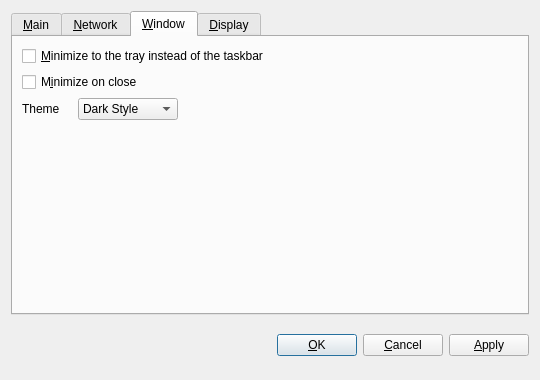
<?xml version="1.0" encoding="UTF-8"?>
<ui version="4.0">
 <class>OptionsDialog</class>
 <widget class="QDialog" name="OptionsDialog">
  <property name="geometry">
   <rect>
    <x>0</x>
    <y>0</y>
    <width>540</width>
    <height>380</height>
   </rect>
  </property>
  <property name="windowTitle">
   <string>Options</string>
  </property>
  <property name="modal">
   <bool>true</bool>
  </property>
  <layout class="QVBoxLayout" name="verticalLayout">
   <item>
    <widget class="QTabWidget" name="tabWidget">
     <property name="tabPosition">
      <enum>QTabWidget::North</enum>
     </property>
     <property name="currentIndex">
      <number>2</number>
     </property>
     <widget class="QWidget" name="tabMain">
      <attribute name="title">
       <string>&amp;Main</string>
      </attribute>
      <layout class="QVBoxLayout" name="verticalLayout_Main">
       <item>
        <widget class="QLabel" name="transactionFeeInfoLabel">
         <property name="text">
          <string>Optional transaction fee per kB that helps make sure your transactions are processed quickly. Most transactions are 1 kB. Fee 0.01 recommended.</string>
         </property>
         <property name="textFormat">
          <enum>Qt::PlainText</enum>
         </property>
         <property name="wordWrap">
          <bool>true</bool>
         </property>
        </widget>
       </item>
       <item>
        <layout class="QHBoxLayout" name="horizontalLayoutFee">
         <item>
          <widget class="QLabel" name="transactionFeeLabel">
           <property name="text">
            <string>Pay transaction &amp;fee</string>
           </property>
           <property name="textFormat">
            <enum>Qt::PlainText</enum>
           </property>
           <property name="buddy">
            <cstring>transactionFee</cstring>
           </property>
          </widget>
         </item>
         <item>
          <widget class="BitcoinAmountField" name="transactionFee"/>
         </item>
         <item>
          <spacer name="horizontalSpacerFee">
           <property name="orientation">
            <enum>Qt::Horizontal</enum>
           </property>
           <property name="sizeHint" stdset="0">
            <size>
             <width>40</width>
             <height>20</height>
            </size>
           </property>
          </spacer>
         </item>
        </layout>
       </item>
       <item>
        <widget class="QLabel" name="reserveBalanceInfoLabel">
         <property name="text">
          <string>Reserved amount does not participate in staking and is therefore spendable at any time.</string>
         </property>
         <property name="textFormat">
          <enum>Qt::PlainText</enum>
         </property>
         <property name="wordWrap">
          <bool>true</bool>
         </property>
        </widget>
       </item>
       <item>
        <layout class="QHBoxLayout" name="horizontalLayoutReserveBalance">
         <item>
          <widget class="QLabel" name="reserveBalanceLabel">
           <property name="text">
            <string>Reserve</string>
           </property>
           <property name="textFormat">
            <enum>Qt::PlainText</enum>
           </property>
           <property name="buddy">
            <cstring>reserveBalance</cstring>
           </property>
          </widget>
         </item>
         <item>
          <widget class="BitcoinAmountField" name="reserveBalance"/>
         </item>
         <item>
          <spacer name="horizontalSpacerReserveBalance">
           <property name="orientation">
            <enum>Qt::Horizontal</enum>
           </property>
           <property name="sizeHint" stdset="0">
            <size>
             <width>40</width>
             <height>20</height>
            </size>
           </property>
          </spacer>
         </item>
        </layout>
       </item>
       <item>
        <widget class="QCheckBox" name="bitcoinAtStartup">
         <property name="toolTip">
          <string>Automatically start Raven after logging in to the system.</string>
         </property>
         <property name="text">
          <string>&amp;Start Raven on system login</string>
         </property>
        </widget>
       </item>
       <item>
        <widget class="QCheckBox" name="detachDatabases">
         <property name="toolTip">
          <string>Detach block and address databases at shutdown. This means they can be moved to another data directory, but it slows down shutdown. The wallet is always detached.</string>
         </property>
         <property name="text">
          <string>&amp;Detach databases at shutdown</string>
         </property>
        </widget>
       </item>
       <item>
        <spacer name="verticalSpacer_Main">
         <property name="orientation">
          <enum>Qt::Vertical</enum>
         </property>
         <property name="sizeHint" stdset="0">
          <size>
           <width>20</width>
           <height>40</height>
          </size>
         </property>
        </spacer>
       </item>
      </layout>
     </widget>
     <widget class="QWidget" name="tabNetwork">
      <attribute name="title">
       <string>&amp;Network</string>
      </attribute>
      <layout class="QVBoxLayout" name="verticalLayout_Network">
       <item>
        <widget class="QCheckBox" name="mapPortUpnp">
         <property name="toolTip">
          <string>Automatically open the Raven client port on the router. This only works when your router supports UPnP and it is enabled.</string>
         </property>
         <property name="text">
          <string>Map port using &amp;UPnP</string>
         </property>
        </widget>
       </item>
       <item>
        <widget class="QCheckBox" name="connectSocks">
         <property name="toolTip">
          <string>Connect to the Raven network through a SOCKS proxy (e.g. when connecting through Tor).</string>
         </property>
         <property name="text">
          <string>&amp;Connect through SOCKS proxy:</string>
         </property>
        </widget>
       </item>
       <item>
        <layout class="QHBoxLayout" name="horizontalLayout_Network">
         <item>
          <widget class="QLabel" name="proxyIpLabel">
           <property name="text">
            <string>Proxy &amp;IP:</string>
           </property>
           <property name="textFormat">
            <enum>Qt::PlainText</enum>
           </property>
           <property name="buddy">
            <cstring>proxyIp</cstring>
           </property>
          </widget>
         </item>
         <item>
          <widget class="QValidatedLineEdit" name="proxyIp">
           <property name="maximumSize">
            <size>
             <width>140</width>
             <height>16777215</height>
            </size>
           </property>
           <property name="toolTip">
            <string>IP address of the proxy (e.g. 127.0.0.1)</string>
           </property>
          </widget>
         </item>
         <item>
          <widget class="QLabel" name="proxyPortLabel">
           <property name="text">
            <string>&amp;Port:</string>
           </property>
           <property name="textFormat">
            <enum>Qt::PlainText</enum>
           </property>
           <property name="buddy">
            <cstring>proxyPort</cstring>
           </property>
          </widget>
         </item>
         <item>
          <widget class="QLineEdit" name="proxyPort">
           <property name="maximumSize">
            <size>
             <width>55</width>
             <height>16777215</height>
            </size>
           </property>
           <property name="toolTip">
            <string>Port of the proxy (e.g. 9050)</string>
           </property>
          </widget>
         </item>
         <item>
          <widget class="QLabel" name="socksVersionLabel">
           <property name="text">
            <string>SOCKS &amp;Version:</string>
           </property>
           <property name="textFormat">
            <enum>Qt::PlainText</enum>
           </property>
           <property name="buddy">
            <cstring>socksVersion</cstring>
           </property>
          </widget>
         </item>
         <item>
          <widget class="QValueComboBox" name="socksVersion">
           <property name="toolTip">
            <string>SOCKS version of the proxy (e.g. 5)</string>
           </property>
          </widget>
         </item>
         <item>
          <spacer name="horizontalSpacer_Network">
           <property name="orientation">
            <enum>Qt::Horizontal</enum>
           </property>
           <property name="sizeHint" stdset="0">
            <size>
             <width>40</width>
             <height>20</height>
            </size>
           </property>
          </spacer>
         </item>
        </layout>
       </item>
       <item>
        <spacer name="verticalSpacer_Network">
         <property name="orientation">
          <enum>Qt::Vertical</enum>
         </property>
         <property name="sizeHint" stdset="0">
          <size>
           <width>20</width>
           <height>40</height>
          </size>
         </property>
        </spacer>
       </item>
      </layout>
     </widget>
     <widget class="QWidget" name="tabWindow">
      <attribute name="title">
       <string>&amp;Window</string>
      </attribute>
      <layout class="QGridLayout" name="gridLayout">
       <item row="2" column="0">
        <widget class="QLabel" name="label">
         <property name="maximumSize">
          <size>
           <width>50</width>
           <height>50</height>
          </size>
         </property>
         <property name="text">
          <string>Theme</string>
         </property>
        </widget>
       </item>
       <item row="1" column="0" colspan="2">
        <widget class="QCheckBox" name="minimizeOnClose">
         <property name="toolTip">
          <string>Minimize instead of exit the application when the window is closed. When this option is enabled, the application will be closed only after selecting Quit in the menu.</string>
         </property>
         <property name="text">
          <string>M&amp;inimize on close</string>
         </property>
        </widget>
       </item>
       <item row="2" column="1">
        <widget class="QValueComboBox" name="comboBoxThemes">
         <property name="maximumSize">
          <size>
           <width>100</width>
           <height>23</height>
          </size>
         </property>
         <item>
          <property name="text">
           <string>Dark Style</string>
          </property>
         </item>
         <item>
          <property name="text">
           <string>Light Style</string>
          </property>
         </item>
        </widget>
       </item>
       <item row="0" column="0" colspan="3">
        <widget class="QCheckBox" name="minimizeToTray">
         <property name="toolTip">
          <string>Show only a tray icon after minimizing the window.</string>
         </property>
         <property name="text">
          <string>&amp;Minimize to the tray instead of the taskbar</string>
         </property>
        </widget>
       </item>
       <item row="3" column="0" colspan="3">
        <spacer name="verticalSpacer_Window">
         <property name="orientation">
          <enum>Qt::Vertical</enum>
         </property>
         <property name="sizeHint" stdset="0">
          <size>
           <width>20</width>
           <height>20</height>
          </size>
         </property>
        </spacer>
       </item>
      </layout>
     </widget>
     <widget class="QWidget" name="tabDisplay">
      <attribute name="title">
       <string>&amp;Display</string>
      </attribute>
      <layout class="QVBoxLayout" name="verticalLayout_Display">
       <item>
        <layout class="QHBoxLayout" name="horizontalLayout_1_Display">
         <item>
          <widget class="QLabel" name="langLabel">
           <property name="text">
            <string>User Interface &amp;language:</string>
           </property>
           <property name="textFormat">
            <enum>Qt::PlainText</enum>
           </property>
           <property name="buddy">
            <cstring>lang</cstring>
           </property>
          </widget>
         </item>
         <item>
          <widget class="QValueComboBox" name="lang">
           <property name="toolTip">
            <string>The user interface language can be set here. This setting will take effect after restarting Raven.</string>
           </property>
          </widget>
         </item>
        </layout>
       </item>
       <item>
        <layout class="QHBoxLayout" name="horizontalLayout_2_Display">
         <item>
          <widget class="QLabel" name="unitLabel">
           <property name="text">
            <string>&amp;Unit to show amounts in:</string>
           </property>
           <property name="textFormat">
            <enum>Qt::PlainText</enum>
           </property>
           <property name="buddy">
            <cstring>unit</cstring>
           </property>
          </widget>
         </item>
         <item>
          <widget class="QValueComboBox" name="unit">
           <property name="toolTip">
            <string>Choose the default subdivision unit to show in the interface and when sending coins.</string>
           </property>
          </widget>
         </item>
        </layout>
       </item>
       <item>
        <widget class="QCheckBox" name="displayAddresses">
         <property name="toolTip">
          <string>Whether to show Raven addresses in the transaction list or not.</string>
         </property>
         <property name="text">
          <string>&amp;Display addresses in transaction list</string>
         </property>
        </widget>
       </item>
       <item>
        <widget class="QCheckBox" name="coinControlFeatures">
         <property name="toolTip">
          <string>Whether to show coin control features or not.</string>
         </property>
         <property name="text">
          <string>Display coin &amp;control features (experts only!)</string>
         </property>
        </widget>
       </item>
       <item>
        <spacer name="verticalSpacer_Display">
         <property name="orientation">
          <enum>Qt::Vertical</enum>
         </property>
         <property name="sizeHint" stdset="0">
          <size>
           <width>20</width>
           <height>40</height>
          </size>
         </property>
        </spacer>
       </item>
      </layout>
     </widget>
    </widget>
   </item>
   <item>
    <layout class="QHBoxLayout" name="horizontalLayout_Buttons">
     <item>
      <spacer name="horizontalSpacer_1">
       <property name="orientation">
        <enum>Qt::Horizontal</enum>
       </property>
       <property name="sizeHint" stdset="0">
        <size>
         <width>40</width>
         <height>48</height>
        </size>
       </property>
      </spacer>
     </item>
     <item>
      <widget class="QLabel" name="statusLabel">
       <property name="font">
        <font>
         <weight>75</weight>
         <bold>true</bold>
        </font>
       </property>
       <property name="text">
        <string/>
       </property>
       <property name="textFormat">
        <enum>Qt::PlainText</enum>
       </property>
       <property name="wordWrap">
        <bool>true</bool>
       </property>
      </widget>
     </item>
     <item>
      <spacer name="horizontalSpacer_2">
       <property name="orientation">
        <enum>Qt::Horizontal</enum>
       </property>
       <property name="sizeHint" stdset="0">
        <size>
         <width>40</width>
         <height>48</height>
        </size>
       </property>
      </spacer>
     </item>
     <item>
      <widget class="QPushButton" name="okButton">
       <property name="text">
        <string>&amp;OK</string>
       </property>
      </widget>
     </item>
     <item>
      <widget class="QPushButton" name="cancelButton">
       <property name="text">
        <string>&amp;Cancel</string>
       </property>
       <property name="autoDefault">
        <bool>false</bool>
       </property>
      </widget>
     </item>
     <item>
      <widget class="QPushButton" name="applyButton">
       <property name="text">
        <string>&amp;Apply</string>
       </property>
       <property name="autoDefault">
        <bool>false</bool>
       </property>
      </widget>
     </item>
    </layout>
   </item>
  </layout>
 </widget>
 <customwidgets>
  <customwidget>
   <class>QValidatedLineEdit</class>
   <extends>QLineEdit</extends>
   <header>qvalidatedlineedit.h</header>
  </customwidget>
  <customwidget>
   <class>BitcoinAmountField</class>
   <extends>QLineEdit</extends>
   <header>bitcoinamountfield.h</header>
   <container>1</container>
  </customwidget>
  <customwidget>
   <class>QValueComboBox</class>
   <extends>QComboBox</extends>
   <header>qvaluecombobox.h</header>
  </customwidget>
 </customwidgets>
 <resources/>
 <connections/>
</ui>
